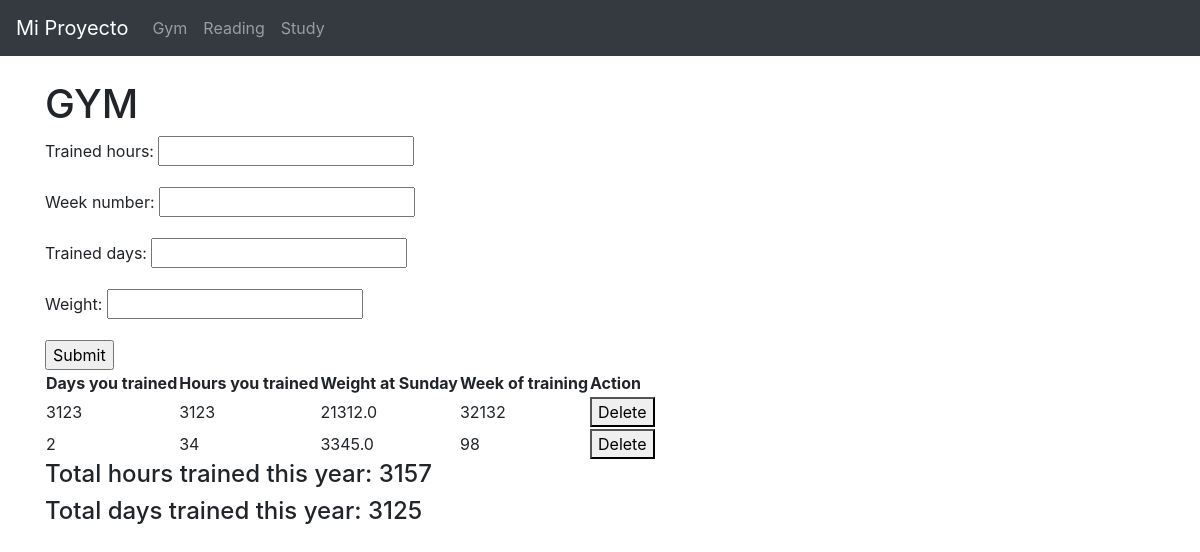
Page /gym/ on the earlier database version.
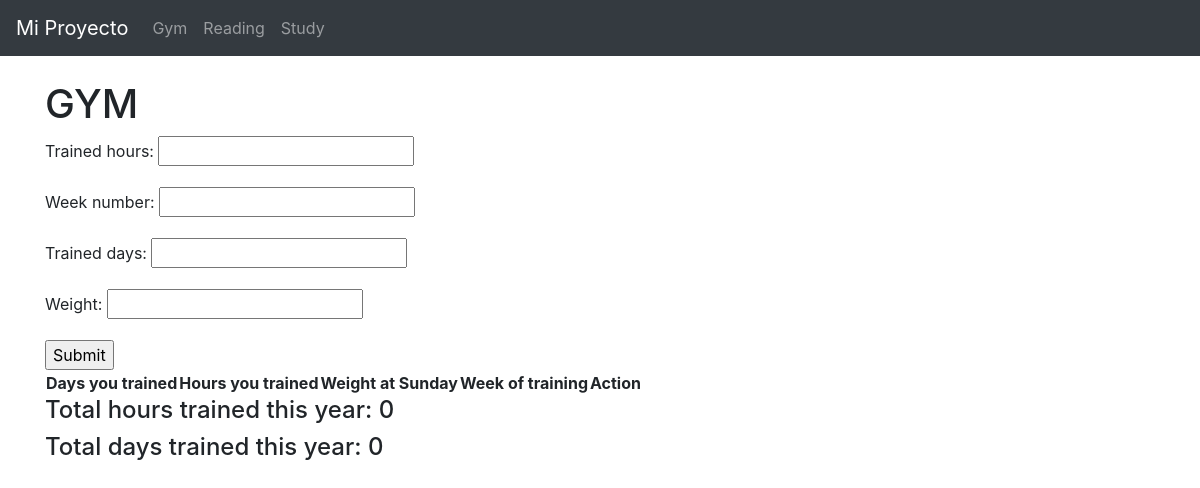
Same page on the later database version.
### gym/models.py (models this page shows, shortened)
class gym_track(models.Model):
    trained_hours = models.IntegerField()
    week_number = models.IntegerField()
    trained_days = models.IntegerField()
    weight = models.FloatField()
    date = models.DateField(auto_now_add=True)

### gym/views.py (the view)
# urls.py: path('', views.gym_track_view, name='gym'),
def gym_track_view(request):
    form = gym_track_form()
    data = gym_track.objects.all()
    total_hours = 0
    total_days = 0
    for i in data:
        total_hours += i.trained_hours
        total_days += i.trained_days
    if request.method == 'POST':
        form = gym_track_form(request.POST)
        if form.is_valid():
            form.save()
    context = {'form': form, 'data': data, 'total_hours': total_hours, 'total_days': total_days}
    return render(request, 'gym.html', context)

### gym/forms.py
class gym_track_form(forms.ModelForm):
    class Meta:
        model = gym_track
        fields = '__all__'

### gym/templates/gym.html (shortened to what this page needs)
<!DOCTYPE html>
<html lang="en" data-theme="light">
<head>
    <link rel="stylesheet" href="https://cdn.jsdelivr.net/npm/@picocss/pico@1/css/pico.min.css">
</head>
<body>
{% extends 'base.html' %}
{% block content %}
  <h1>GYM</h1>
  <form action="{% url 'gym' %}" method="post">
      {{ form.as_p }}
      <input type="submit" value="Submit">
  </form>
  <main>
<table>
    <tr>
        <th>Days you trained</th>
        <th>Hours you trained</th>
        <th>Weight at Sunday</th>
        <th>Week of training</th>
        <th>Action</th>
    </tr>
    {% for data_type in data %}
        <tr>
            <td>{{ data_type.trained_days }}</td>
            <td>{{ data_type.trained_hours }}</td>
            <td>{{ data_type.weight }}</td>
            <td>{{ data_type.week_number }}</td>
            <td>
                <form action="{% url 'delete_gym_entry' data_type.id %}" method="post">
                    <button type="submit">Delete</button>
                </form>
            </td>
        </tr>
    {% endfor %}
</table>
    <h4>Total hours trained this year: {{ total_hours }}</h4>
    <h4>Total days trained this year: {{ total_days }}</h4>
  </main>
{% endblock %}

Differences in the rows shown:
removed gym_track: trained_days "3123", trained_hours "3123", weight "21312.0", week_number "32132"
removed gym_track: trained_days "2", trained_hours "34", weight "3345.0", week_number "98"
Other differences:
{{ total_hours }}: "3157" → "0"
{{ total_days }}: "3125" → "0"
